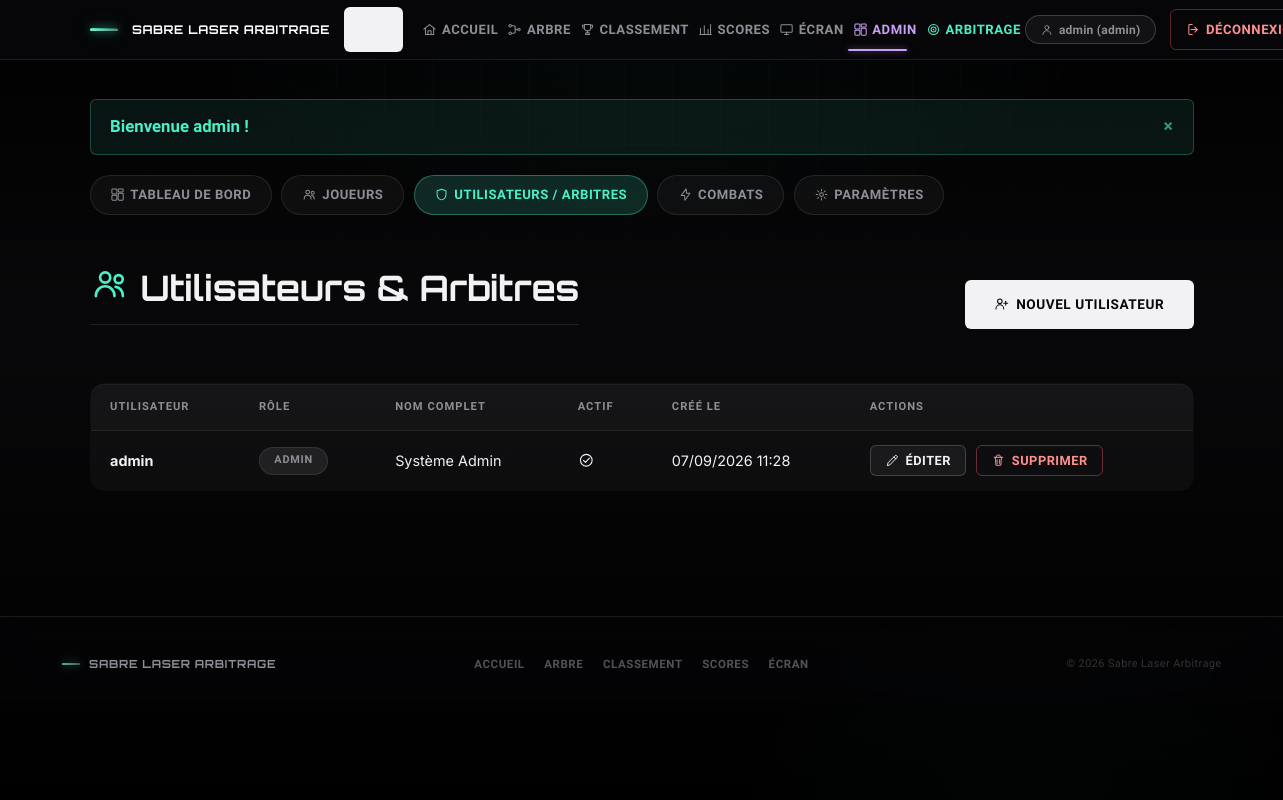
The page /admin/users.php (signed in) on the database its author committed.
### tables this page shows
CREATE TABLE IF NOT EXISTS users (
  id INT AUTO_INCREMENT PRIMARY KEY,
  username VARCHAR(50) NOT NULL UNIQUE,
  password_hash VARCHAR(255) NOT NULL,
  role ENUM('admin','arbitre','joueur','public') NOT NULL DEFAULT 'public',
  nom VARCHAR(100) DEFAULT NULL,
  prenom VARCHAR(100) DEFAULT NULL,
  actif TINYINT(1) NOT NULL DEFAULT 1,
  created_at DATETIME DEFAULT CURRENT_TIMESTAMP
);

### includes/auth.php (called while the page is built, shortened)
<?php
function currentUser(): ?array
{
    return $_SESSION['user'] ?? null;
}
function csrfToken(): string
{
    return $_SESSION['csrf_token'];
}

### admin/users.php (the view, shortened to what this page needs)
<?php
require_once __DIR__ . '/../config/config.php';
$users = $pdo->query('SELECT * FROM users ORDER BY FIELD(role,"admin","arbitre","joueur","public"), username ASC')->fetchAll();
require __DIR__ . '/../includes/header.php';
require __DIR__ . '/_tabs.php';
?>
<div class="section-title" style="margin-bottom:var(--space-5);">
    <h1><?= icon('users') ?> Utilisateurs &amp; Arbitres</h1>
    <a href="users.php?action=new" class="btn"><?= icon('user-plus') ?> Nouvel utilisateur</a>
</div>
<div class="table-wrap">
    <table>
        <thead>
            <tr>
                <th scope="col">Utilisateur</th><th scope="col">Rôle</th><th scope="col">Nom complet</th>
                <th scope="col">Actif</th><th scope="col">Créé le</th><th scope="col">Actions</th>
            </tr>
        </thead>
        <tbody>
        <?php foreach ($users as $u): ?>
            <tr>
                <td><strong><?= e($u['username']) ?></strong></td>
                <td><span class="badge" style="background:rgba(255,255,255,0.08);color:var(--text-dim);border-color:var(--border);"><?= e($u['role']) ?></span></td>
                <td><?= e(trim(($u['prenom'] ?? '') . ' ' . ($u['nom'] ?? ''))) ?: '—' ?></td>
                <td><?= $u['actif'] ? icon('check-circle', 'text-success-icon') : icon('x-circle', 'text-danger-icon') ?></td>
                <td><?= formatDateFr($u['created_at']) ?></td>
                <td class="actions-inline">
                    <a href="users.php?action=edit&id=<?= $u['id'] ?>" class="btn btn-secondary btn-sm"><?= icon('edit') ?> Éditer</a>
                    <a href="users.php?action=delete&id=<?= $u['id'] ?>&csrf=<?= e(csrfToken()) ?>"
                       class="btn btn-danger btn-sm"
                       data-confirm="Supprimer <?= e($u['username']) ?> définitivement ?" data-confirm-label="Supprimer" data-confirm-icon="🗑️">
                       <?= icon('trash') ?> Supprimer</a>
                </td>
            </tr>
        <?php endforeach; ?>
        </tbody>
    </table>
</div>
<?php require __DIR__ . '/../includes/footer.php'; ?>

### includes/header.php (shortened to what this page needs)
<?php
$user = currentUser();
$nomApplication = getParametre($pdo, 'nom_application', 'Sabre Laser Arbitrage');
$currentScript = basename($_SERVER['SCRIPT_NAME']);
$currentDir = basename(dirname($_SERVER['SCRIPT_NAME']));
function navCurrent(string $script, ?string $dir = null): string
{
    global $currentScript, $currentDir;
    if ($dir !== null) {
        return $currentDir === $dir ? ' aria-current="page"' : '';
    }
    return ($currentScript === $script && $currentDir !== 'admin' && $currentDir !== 'arbitrage') ? ' aria-current="page"' : '';
}
?>
<!DOCTYPE html>
<html lang="fr">
<head>
<link rel="stylesheet" href="<?= BASE_URL ?>assets/css/style.css">
</head>
<body>
<div class="bg-fx" aria-hidden="true"></div>
<header class="topbar">
    <div class="topbar-inner">
        <a class="brand" href="<?= BASE_URL ?>index.php"><span class="brand-blade" aria-hidden="true"></span><?= e($nomApplication) ?></a>
        <button type="button" class="nav-toggle" id="nav-toggle" aria-expanded="false" aria-controls="main-nav">
            <?= icon('sliders') ?><span class="visually-hidden">Ouvrir le menu</span>
        </button>
        <nav class="main-nav" id="main-nav" aria-label="Navigation principale">
            <a href="<?= BASE_URL ?>index.php"<?= navCurrent('index.php') ?>><?= icon('home') ?> Accueil</a>
            <a href="<?= BASE_URL ?>arbre.php"<?= navCurrent('arbre.php') ?>><?= icon('bracket') ?> Arbre</a>
            <a href="<?= BASE_URL ?>classement.php"<?= navCurrent('classement.php') ?>><?= icon('trophy') ?> Classement</a>
            <a href="<?= BASE_URL ?>scores.php"<?= navCurrent('scores.php') ?>><?= icon('chart') ?> Scores</a>
            <a href="<?= BASE_URL ?>ecran.php"<?= navCurrent('ecran.php') ?>><?= icon('monitor') ?> Écran</a>
            <?php if ($user): ?>
                <?php if ($user['role'] === 'admin'): ?>
                    <a href="<?= BASE_URL ?>admin/index.php"<?= navCurrent('', 'admin') ?> class="nav-admin"><?= icon('dashboard') ?> Admin</a>
                <?php endif; ?>
                <?php if (in_array($user['role'], ['admin', 'arbitre'], true)): ?>
                    <a href="<?= BASE_URL ?>arbitrage/index.php"<?= navCurrent('', 'arbitrage') ?> class="nav-arbitrage"><?= icon('target') ?> Arbitrage</a>
                <?php endif; ?>
                <span class="user-badge"><?= icon('user') ?> <?= e($user['username']) ?> (<?= e($user['role']) ?>)</span>
                <form method="post" action="<?= BASE_URL ?>logout.php" class="logout-form">
                    <button type="submit" class="btn-link"><?= icon('logout') ?> Déconnexion</button>
                </form>
            <?php else: ?>
                <a href="<?= BASE_URL ?>login.php"<?= navCurrent('login.php') ?>><?= icon('login') ?> Connexion</a>
                <a href="<?= BASE_URL ?>register.php"<?= navCurrent('register.php') ?> class="btn-link-alt"><?= icon('user-plus') ?> Créer un compte</a>
            <?php endif; ?>
        </nav>
    </div>
</header>
<main class="page-content" id="main-content">
    <?php foreach (getFlashes() as $flash): $__flashes[] = $flash; ?>
    <?php endforeach; ?>
<?php foreach ($__flashes ?? [] as $flash): ?>
    <div class="flash flash-<?= e($flash['type']) ?>" role="alert"><?= e($flash['message']) ?></div>
<?php endforeach; ?>

### includes/functions.php (shortened to what this page needs)
<?php
function e(?string $str): string
{
    return htmlspecialchars($str ?? '', ENT_QUOTES, 'UTF-8');
}
function icon(string $name, string $class = ''): string
{
    $cls = trim('icon ' . $class);
    return '<svg class="' . e($cls) . '" aria-hidden="true" focusable="false"><use href="#icon-' . e($name) . '"></use></svg>';
}
function getFlashes(): array
{
    $flashes = $_SESSION['flash'] ?? [];
    return $flashes;
}
    ?>
    <?php
function formatDateFr(?string $datetime): string
{
    $ts = strtotime($datetime);
    return date('d/m/Y H:i', $ts);
}
function getTousLesParametres(PDO $pdo, bool $forceReload = false): array
{
    static $cache = null;
    if ($cache === null || $forceReload) {
        $cache = [];
        foreach ($pdo->query('SELECT cle, valeur FROM parametres')->fetchAll() as $row) {
            $cache[$row['cle']] = $row['valeur'];
        }
    }
    return $cache;
}
function getParametre(PDO $pdo, string $cle, string $defaut = ''): string
{
    $params = getTousLesParametres($pdo);
    return $params[$cle] ?? $defaut;
}

### assets/css/style.css (style rules this page uses)
.section-title { margin-bottom: var(--space-3); }
.btn-sm { padding: var(--space-1) var(--space-3); font-size: var(--fs-xs); min-height: 0; }

### rows shown on the page
users: username "admin", role "admin", role "ADMIN", prenom+nom "Système Admin", created_at "07/09/2026 11:28"

### other values the page prints
$nomApplication "SABRE LASER ARBITRAGE"
$flash['message'] "Bienvenue admin !"
$nomApplication "Sabre Laser Arbitrage"
